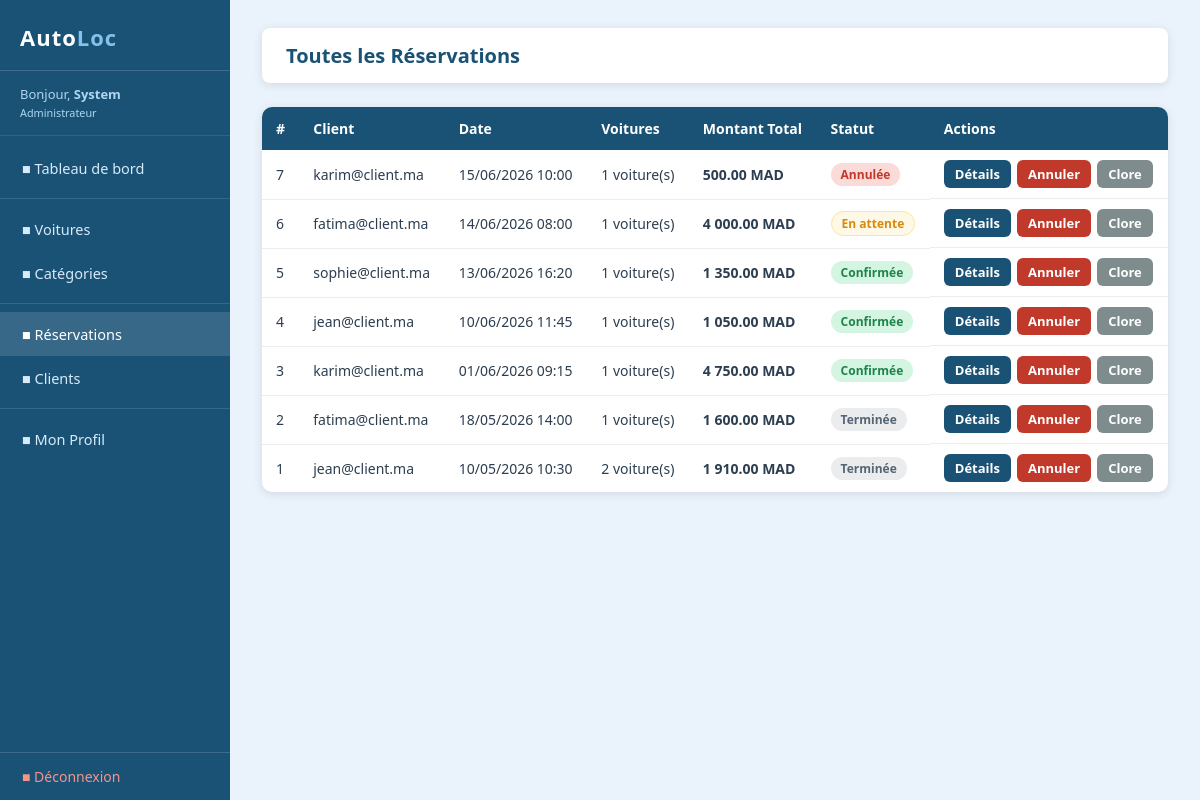
/allReservations.php (signed in), run on the app's committed database.
### tables this page shows
CREATE TABLE IF NOT EXISTS reservations (
    id            INT AUTO_INCREMENT PRIMARY KEY,
    date_creation DATETIME NOT NULL,
    email_client  VARCHAR(150) NOT NULL,
    statut        ENUM('en_attente','confirmee','annulee','terminee') DEFAULT 'confirmee'
);

### allReservations.php (the view, shortened to what this page needs)
<?php
require 'myfunctions.php';
require 'navbar.php';
$isAdmin = $_SESSION['role'] == 'AD';
if ($isAdmin) {
    $query = "select r.id, r.date_creation, r.email_client, r.statut,
                     count(d.idVoiture) as nb_voitures,
                     coalesce(sum(v.prix_jour * d.nb_jours), 0) as montant
              from reservations r
              left join details_reservation d on r.id = d.idReservation
              left join voitures v on d.idVoiture = v.id
              group by r.id
              order by r.id desc";
}
$result = mysqli_query($connection, $query);
?>
<div class="top-bar">
    <h1><?php echo $isAdmin ? 'Toutes les Réservations' : 'Mes Réservations'; ?></h1>
</div>
<?php if (mysqli_num_rows($result) == 0): ?>
<div class="empty-state">
    <p>Aucune réservation trouvée.</p>
    <?php if (!$isAdmin): ?>
    <a href="allVoitures.php" class="btn btn-primary mt-10">Réserver une voiture</a>
    <?php endif; ?>
</div>
<?php else: ?>
<table>
    <tr>
        <th>#</th>
        <?php if ($isAdmin): ?><th>Client</th><?php endif; ?>
        <th>Date</th>
        <th>Voitures</th>
        <th>Montant Total</th>
        <th>Statut</th>
        <th>Actions</th>
    </tr>
    <?php while ($r = mysqli_fetch_array($result)): ?>
    <tr>
        <td><?php echo $r['id']; ?></td>
        <?php if ($isAdmin): ?><td><?php echo htmlspecialchars($r['email_client']); ?></td><?php endif; ?>
        <td><?php echo date('d/m/Y H:i', strtotime($r['date_creation'])); ?></td>
        <td><?php echo $r['nb_voitures']; ?> voiture(s)</td>
        <td><strong><?php echo formatPrix((float)$r['montant']); ?></strong></td>
        <td><?php echo statutBadge($r['statut']); ?></td>
        <td class="table-actions">
            <a href="showReservationDetail.php?id=<?php echo $r['id']; ?>" class="btn btn-primary btn-sm">Détails</a>
            <?php if ($isAdmin): ?>
            <a href="changeStatutReservation.php?id=<?php echo $r['id']; ?>&statut=annulee"
               class="btn btn-danger btn-sm"
               onclick="return confirm('Annuler cette réservation ?')">Annuler</a>
            <a href="changeStatutReservation.php?id=<?php echo $r['id']; ?>&statut=terminee"
               class="btn btn-secondary btn-sm">Clore</a>
            <?php elseif ($r['statut'] == 'confirmee'): ?>
            <a href="changeStatutReservation.php?id=<?php echo $r['id']; ?>&statut=annulee"
               class="btn btn-danger btn-sm"
               onclick="return confirm('Annuler cette réservation ?')">Annuler</a>
            <?php endif; ?>
        </td>
    </tr>
    <?php endwhile; ?>
</table>
<?php endif; ?>
</div></body></html>

### myfunctions.php (shortened to what this page needs)
<?php
function formatPrix(float $montant): string
{
    return number_format($montant, 2, '.', ' ') . ' MAD';
}
function statutBadge(string $statut): string
{
    $map = [
        'en_attente'  => ['label' => 'En attente',  'class' => 'badge-warning'],
        'confirmee'   => ['label' => 'Confirmée',   'class' => 'badge-success'],
        'annulee'     => ['label' => 'Annulée',     'class' => 'badge-danger'],
        'terminee'    => ['label' => 'Terminée',    'class' => 'badge-secondary'],
    ];
    $s = $map[$statut] ?? ['label' => $statut, 'class' => 'badge-secondary'];
    return "<span class='badge {$s['class']}'>{$s['label']}</span>";
}
?>

### style.css (style rules this page uses)
:root { --primary: #1a5276; --primary-d: #154360; --primary-l: #2980b9; --success: #1e8449; --danger: #c0392b; --warning: #d68910; --info: #148f77; --bg: #eaf2fb; --white: #ffffff; --gray-l: #f4f6f7; --gray: #aab7b8; --text: #2c3e50; --shadow: 0 2px 10px rgba(0,0,0,0.10); }
* { box-sizing: border-box; margin: 0; padding: 0; }
body { font-family: 'Segoe UI', Arial, sans-serif; background-color: var(--bg); color: var(--text); min-height: 100vh; }
a { color: var(--primary-l); text-decoration: none; }
.top-bar { background: var(--white); padding: 14px 24px; border-radius: 8px; box-shadow: var(--shadow); display: flex; justify-content: space-between; align-items: center; margin-bottom: 24px; }
.top-bar h1 { font-size: 20px; color: var(--primary); }
.btn { display: inline-flex; align-items: center; gap: 6px; padding: 9px 18px; border: none; border-radius: 6px; cursor: pointer; font-size: 14px; font-weight: 600; text-decoration: none; transition: opacity 0.2s, transform 0.1s; }
.btn-primary { background-color: var(--primary); color: white; }
.btn-danger { background-color: var(--danger); color: white; }
.btn-secondary { background-color: #7f8c8d; color: white; }
.btn-sm { padding: 5px 11px; font-size: 13px; }
table { width: 100%; border-collapse: collapse; background-color: white; border-radius: 10px; box-shadow: var(--shadow); overflow: hidden; }
th { background-color: var(--primary); color: white; padding: 12px 14px; font-size: 14px; text-align: left; }
td { padding: 10px 14px; border-bottom: 1px solid #eaecee; font-size: 14px; vertical-align: middle; }
tr:last-child td { border-bottom: none; }
.table-actions { display: flex; gap: 6px; flex-wrap: wrap; }
.badge { display: inline-block; padding: 3px 10px; border-radius: 20px; font-size: 12px; font-weight: bold; }
.badge-success { background: #d5f5e3; color: #1e8449; }
.badge-danger { background: #fadbd8; color: #c0392b; }
.badge-warning { background: #fef9e7; color: #d68910; border: 1px solid #f9e79f; }
.badge-secondary { background: #eaecee; color: #566573; }

### data on the page
reservations: id "7", email_client "karim@client.ma", date_creation "15/06/2026 10:00", nb_voitures "1", montant "500.00 MAD", statut "Annulée"
reservations: id "6", email_client "fatima@client.ma", date_creation "14/06/2026 08:00", nb_voitures "1", montant "4 000.00 MAD", statut "En attente"
reservations: id "5", email_client "sophie@client.ma", date_creation "13/06/2026 16:20", nb_voitures "1", montant "1 350.00 MAD", statut "Confirmée"
reservations: id "4", email_client "jean@client.ma", date_creation "10/06/2026 11:45", nb_voitures "1", montant "1 050.00 MAD", statut "Confirmée"
reservations: id "3", email_client "karim@client.ma", date_creation "01/06/2026 09:15", nb_voitures "1", montant "4 750.00 MAD", statut "Confirmée"
reservations: id "2", email_client "fatima@client.ma", date_creation "18/05/2026 14:00", nb_voitures "1", montant "1 600.00 MAD", statut "Terminée"
reservations: id "1", email_client "jean@client.ma", date_creation "10/05/2026 10:30", nb_voitures "2", montant "1 910.00 MAD", statut "Terminée"

### other printed values
$_SESSION['prenom'] "System"
$label "■ Tableau de bord ■ Voitures ■ Catégories ■ Réservations ■ Clients ■ Mon Profil"
